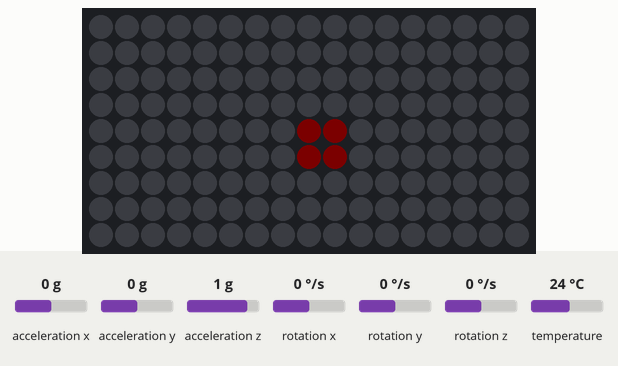
A sketch run on a simulated Arduino Uno, built with avr-gcc and run on an emulated ATmega328P. Parts: 17×9 RGB LED matrix (first LED top left, wired row by row). The test bench sets the inputs (shaded band); at power-on: acceleration x 0 g, acceleration y 0 g, acceleration z 1 g, rotation x 0 °/s, rotation y 0 °/s, rotation z 0 °/s, temperature 24 °C. Dim RGB values are drawn brighter than linear.

Above: at 1.2 s.
1.3 s: acceleration x set to -0.8 g
At 2.5 s:
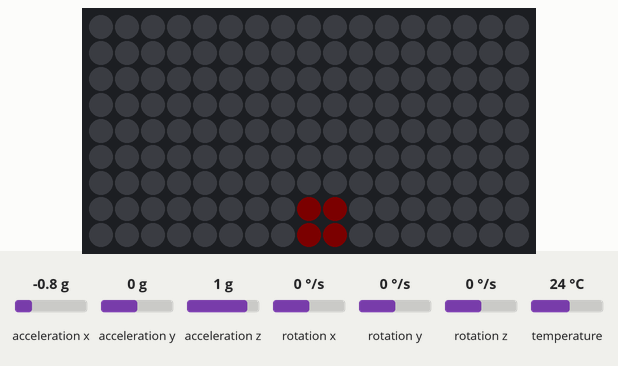
3.0 s: acceleration y set to -1.4 g
At 4.3 s:
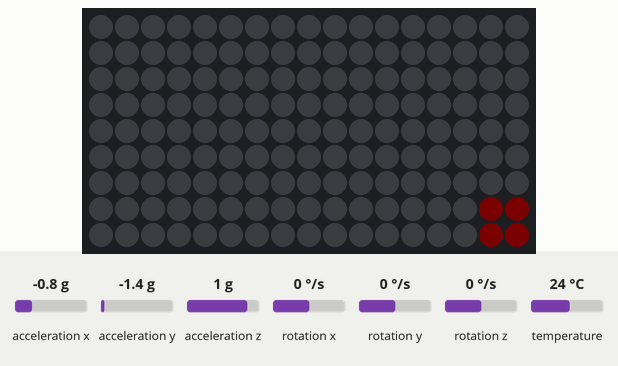
4.8 s: acceleration x set to 0 g
At 6.05 s:
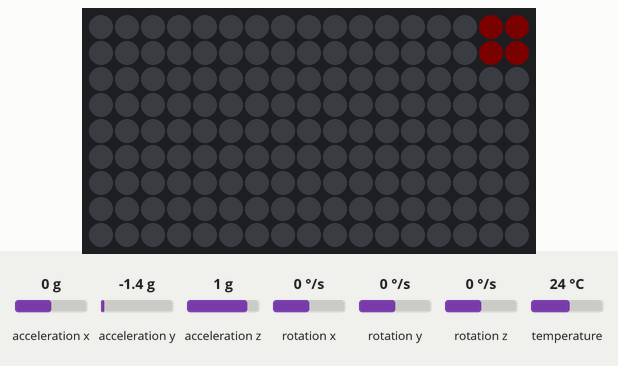
6.3 s: acceleration y set to 0 g
At 10.2 s:
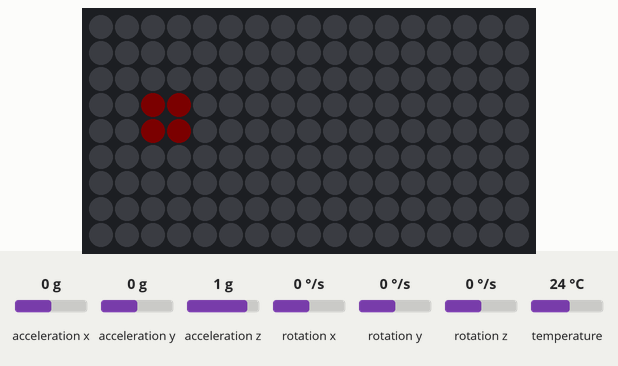
Timing chart, 0 to 10.7 s (numbered marks = the images above; inputs shaded):
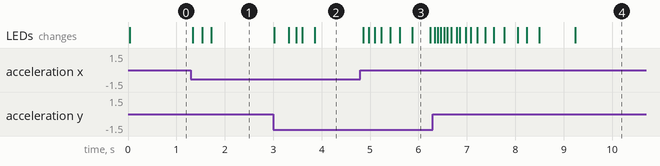

Measured:
- after the input at 1.3 s, the LEDs: first change at once (image 1 shows a later state)
- after the input at 3.0 s, the LEDs: first change at once (image 2 shows a later state)
- after the input at 4.8 s, the LEDs: first change after 0.06 s (image 3 shows a later state)

The sketch:

moving_ball.ino
```cpp
#include <Wire.h>
#include <Adafruit_GFX.h>
#include <Adafruit_NeoMatrix.h>
#include <Adafruit_NeoPixel.h>
#include <Adafruit_MPU6050.h>
#include <Adafruit_Sensor.h>

#define MATRIX_WIDTH 17
#define MATRIX_HEIGHT 9
#define PIN 0
#define MATRIX_OPTIONS (NEO_MATRIX_TOP + NEO_MATRIX_RIGHT + NEO_MATRIX_COLUMNS)

Adafruit_NeoMatrix matrix = Adafruit_NeoMatrix(
  MATRIX_WIDTH, MATRIX_HEIGHT, PIN, MATRIX_OPTIONS, NEO_GRB + NEO_KHZ800
);

Adafruit_MPU6050 mpu;

// Ball state
float ballX = MATRIX_WIDTH / 2;
float ballY = MATRIX_HEIGHT / 2;
float velocityX = 0;
float velocityY = 0;

unsigned long lastUpdate = 0;
const unsigned long interval = 20;

// Physics parameters
const float friction = 0.98;     // slows down over time
const float accelScale = 0.05;   // how much accelerometer affects velocity

void setup() {
  matrix.begin();
  matrix.setBrightness(3);
  matrix.fillScreen(0);
  matrix.show();

  Wire.begin();
  if (!mpu.begin()) {
    while (1);  // Halt if MPU not found
  }

  mpu.setAccelerometerRange(MPU6050_RANGE_4_G);
  mpu.setFilterBandwidth(MPU6050_BAND_5_HZ);
}

void loop() {
  unsigned long now = millis();
  if (now - lastUpdate < interval) return;
  lastUpdate = now;

  // Read MPU6050 accelerometer
  sensors_event_t a, g, temp;
  mpu.getEvent(&a, &g, &temp);

  // Adjust for card orientation
  float ax = -a.acceleration.y;  // left/right
  float ay = -a.acceleration.x;  // up/down

  // Add acceleration to velocity
  velocityX += ax * accelScale;
  velocityY += ay * accelScale;

  // Apply friction
  velocityX *= friction;
  velocityY *= friction;

  // Update position
  ballX += velocityX;
  ballY += velocityY;

  // Bounce off walls (considering ball is 2x2)
  if (ballX < 0) {
    ballX = 0;
    velocityX *= -1;
  } else if (ballX > MATRIX_WIDTH - 2) {
    ballX = MATRIX_WIDTH - 2;
    velocityX *= -1;
  }

  if (ballY < 0) {
    ballY = 0;
    velocityY *= -1;
  } else if (ballY > MATRIX_HEIGHT - 2) {
    ballY = MATRIX_HEIGHT - 2;
    velocityY *= -1;
  }

  // Draw bigger ball (2x2 pixels)
  matrix.fillScreen(0);
  int x = round(ballX);
  int y = round(ballY);
  uint16_t color = matrix.Color(255, 100, 0);

  for (int dx = 0; dx <= 1; dx++) {
    for (int dy = 0; dy <= 1; dy++) {
      int px = x + dx;
      int py = y + dy;
      if (px >= 0 && px < MATRIX_WIDTH && py >= 0 && py < MATRIX_HEIGHT) {
        matrix.drawPixel(px, py, color);
      }
    }
  }

  matrix.show();
}
```
